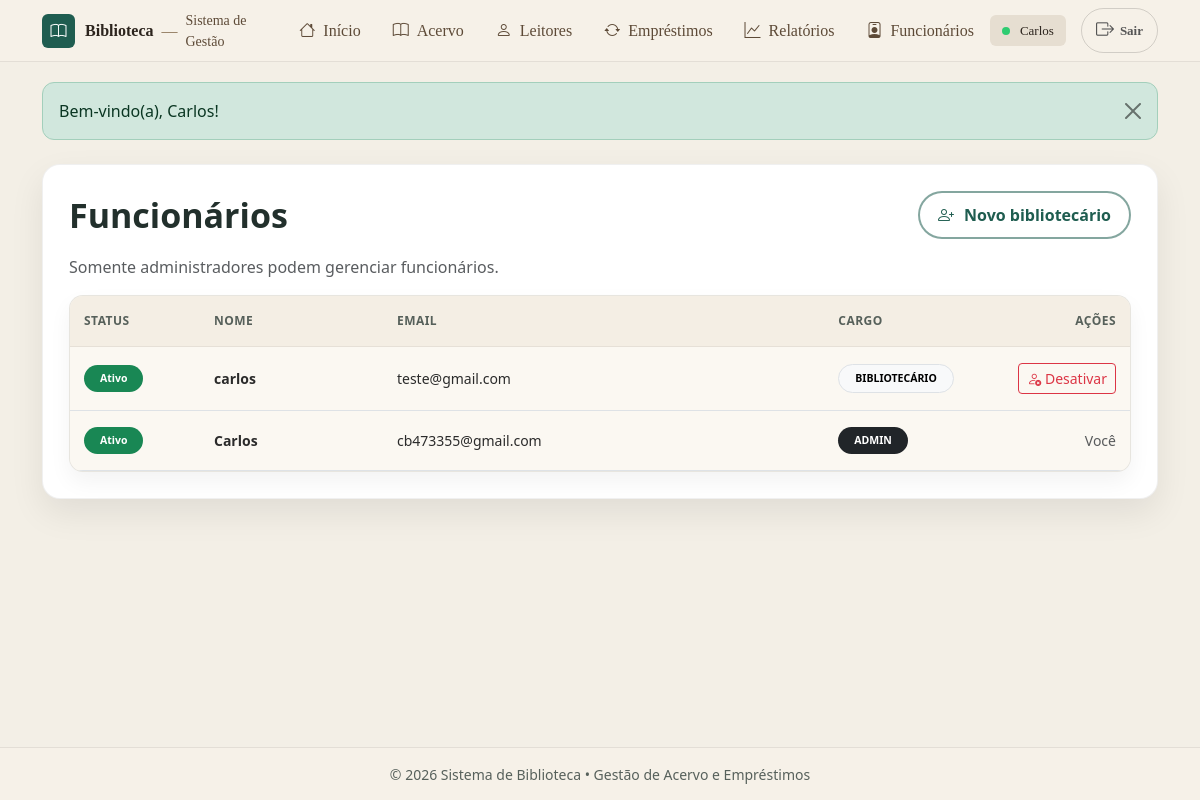
/funcionarios/listar.php (signed in), run on the app's committed database.
### tables this page shows
CREATE TABLE `funcionarios` (
  `id` int(11) NOT NULL,
  `nome` varchar(120) NOT NULL,
  `email` varchar(120) NOT NULL,
  `senha` varchar(255) NOT NULL,
  `cargo` enum('admin','funcionario') NOT NULL DEFAULT 'funcionario',
  `ativo` tinyint(1) NOT NULL DEFAULT 1,
  `criado_em` timestamp NOT NULL DEFAULT current_timestamp()
);

### funcionarios/listar.php (the view, shortened to what this page needs)
<?php
include("../conexao.php");
include("../includes/header.php");
$sql = "SELECT id, nome, email, cargo, ativo
        FROM funcionarios
        ORDER BY ativo DESC, cargo ASC, nome ASC";
$res = mysqli_query($conn, $sql);
$funcs = [];
if ($res) {
  while ($row = mysqli_fetch_assoc($res)) {
    $funcs[] = $row;
  }
}
$meuId = (int)($_SESSION['auth']['id'] ?? 0);
?>
<div class="container my-4">
  <div class="page-card">
    <div class="page-card__head">
      <h2 class="page-card__title">Funcionários</h2>
      <a class="btn btn-pill" href="cadastrar.php">
        <i class="bi bi-person-plus"></i>
        Novo bibliotecário
      </a>
    </div>
    <p class="text-muted mb-3">Somente administradores podem gerenciar funcionários.</p>
    <div class="table-base-wrap">
      <div class="table-responsive">
        <table class="table table-base table-hover align-middle mb-0">
          <thead>
            <tr>
              <th class="col-status">Status</th>
              <th>Nome</th>
              <th>Email</th>
              <th style="width: 180px;">Cargo</th>
              <th class="col-acoes text-end">Ações</th>
            </tr>
          </thead>
          <tbody>
            <?php if (empty($funcs)): ?>
              <tr>
                <td colspan="5" class="text-center text-muted py-4">
                  Nenhum funcionário cadastrado.
                </td>
              </tr>
            <?php else: ?>
              <?php foreach ($funcs as $f): ?>
                <?php
                  $id = (int)$f['id'];
                  $ativo = (int)$f['ativo'] === 1;
                  $cargo = strtoupper(trim($f['cargo'] ?? 'BIBLIOTECARIO'));
                  if ($cargo !== 'ADMIN' && $cargo !== 'BIBLIOTECARIO') $cargo = 'BIBLIOTECARIO';
                  $cargoLabel = ($cargo === 'ADMIN') ? 'ADMIN' : 'BIBLIOTECÁRIO';
                  $statusClass = $ativo
                    ? "badge rounded-pill text-bg-success"
                    : "badge rounded-pill text-bg-danger";
                  $statusText  = $ativo ? "Ativo" : "Desativado";
                ?>
                <tr>
                  <td>
                    <span class="<?= $statusClass ?> px-3 py-2"><?= $statusText ?></span>
                  </td>
                  <td class="fw-semibold">
                    <?= htmlspecialchars($f['nome']) ?>
                  </td>
                  <td>
                    <?= htmlspecialchars($f['email']) ?>
                  </td>
                  <td>
                    <?php if ($cargo === 'ADMIN'): ?>
                      <span class="badge rounded-pill text-bg-dark px-3 py-2"><?= $cargoLabel ?></span>
                    <?php else: ?>
                      <span class="badge rounded-pill text-bg-light border px-3 py-2"><?= $cargoLabel ?></span>
                    <?php endif; ?>
                  </td>
                  <td class="text-end">
                    <?php if ($id === $meuId): ?>
                      <span class="text-muted">Você</span>
                    <?php else: ?>
                      <form action="toggle_ativo.php" method="post" class="d-inline">
                        <button type="submit"
                          class="btn btn-sm <?= $ativo ? 'btn-outline-danger' : 'btn-outline-success' ?>">
                          <i class="bi <?= $ativo ? 'bi-person-x' : 'bi-person-check' ?>"></i>
                          <?= $ativo ? 'Desativar' : 'Ativar' ?>
                        </button>
                      </form>
                    <?php endif; ?>
                  </td>
                </tr>
              <?php endforeach; ?>
            <?php endif; ?>
          </tbody>
        </table>
      </div>
    </div>
  </div>
</div>
<?php include("../includes/footer.php"); ?>

### assets/css/base.css (style rules this page uses)
:root { --green: #1f5d50; --green-2: #17463d; --beige: #f3efe6; --gold: #c58a2a; --text: #22302c; --muted: #6c7a74; --shadow: 0 16px 34px rgba(0,0,0,.10); }
* { box-sizing: border-box; }
body.app-body { background: var(--beige); color: var(--text); min-height: 100vh; display: flex; flex-direction: column; }

### assets/css/header.css (style rules this page uses)
:root { --green: #1f5d50; --gold: #d4af37; --muted: #6c757d; }

### assets/css/layout.css (style rules this page uses)
.page-card { background: #fff; border: 1px solid rgba(0,0,0,.06); border-radius: 18px; box-shadow: 0 14px 34px rgba(0,0,0,.08); padding: 26px; }
.page-card__head { display:flex; justify-content:space-between; align-items:center; gap: 16px; margin-bottom: 16px; flex-wrap: wrap; }
.page-card__title { margin: 0; font-size: 34px; font-weight: 800; color: var(--text); }

### assets/css/components.css (style rules this page uses)
.btn-pill { display: inline-flex; align-items: center; gap: 10px; padding: 10px 18px; border-radius: 999px; background: #fff; color: var(--green); border: 2px solid #1f5d508c; font-weight: 800; text-decoration: none; }

### assets/css/tables.css (style rules this page uses)
td.text-end { white-space: nowrap; }
.col-status { width: 130px; }
.col-acoes { width: 120px; }
.table-base-wrap { background: #fbf8f2; border: 1px solid rgba(0,0,0,.08); border-radius: 14px; overflow: hidden; box-shadow: 0 10px 22px rgba(0,0,0,.05); }
.table.table-base thead th { background: #f4eee4 !important; color: rgba(34,48,44,.75) !important; font-weight: 800; font-size: 12px; letter-spacing: .04em; text-transform: uppercase; padding: 16px 14px; border-bottom: 1px solid rgba(0,0,0,.06) !important; white-space: nowrap; }
.table.table-base tbody td { padding: 16px 14px; font-size: 14px; color: #2b2b2b; border-top: 1px solid rgba(0,0,0,.06) !important; vertical-align: middle; background: #fbf8f2 !important; }

### data on the page
funcionarios: ativo "Ativo", nome "carlos", email "teste@gmail.com", cargo "BIBLIOTECÁRIO", shows "Desativar"
funcionarios: ativo "Ativo", nome "Carlos", email "cb473355@gmail.com", cargo "ADMIN", shows "Você"

### other printed values
$_SESSION['auth']['nome'] "Carlos"
$msg "Bem-vindo(a), Carlos!"
